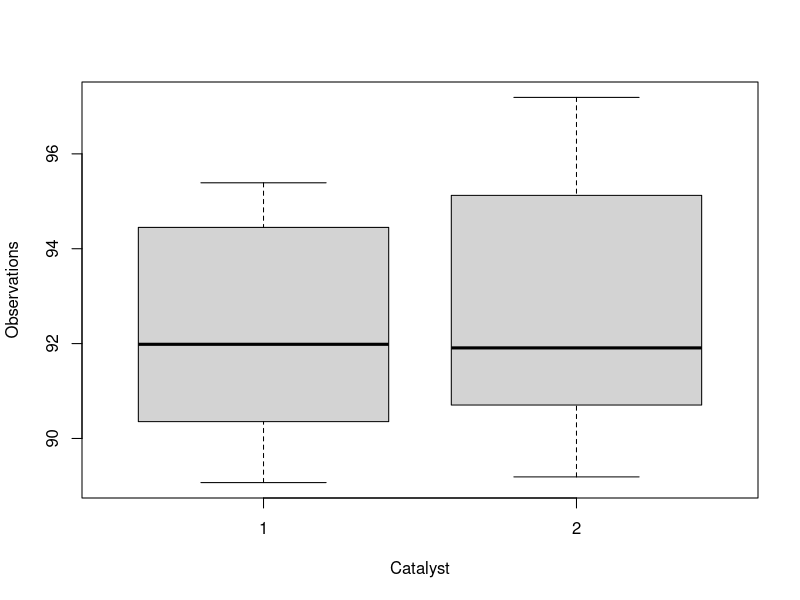

Here is the R script that generated this plot:
#====================================================================
# Example 4.9 on Page 138
#====================================================================
# Note: CI on Page 141 assumed sigma1 not= sigma2

x = c(91.50, 94.18, 92.18, 95.39, 91.79, 89.07, 94.72, 89.21)
y = c(89.19, 90.95, 90.46, 93.21, 97.19, 97.04, 91.07, 92.75)

t.test(x,y, alternative="two.sided", mu=0, var.equal=TRUE)


#---------------------------
# Data Setup
#---------------------------
Observations = c(x,y)
Catalyst = c(rep(1,length(x)), rep(2,length(y)) )
Catalyst = as.factor(Catalyst) 

#---------------------------
# Boxplot 
#---------------------------
cbind(Catalyst, Observations)

boxplot(Observations ~ Catalyst)


